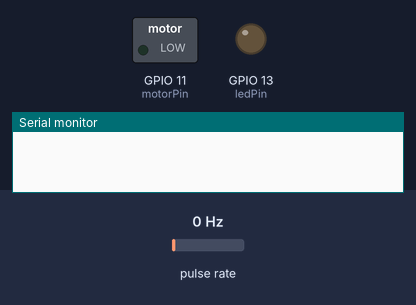
This sketch was run on a simulated ESP32. Parts: switched loads named in the sketch (green lamp = pin HIGH), output pins drawn as LEDs (lit = HIGH), the last lines printed to the serial monitor. Wiring (inferred from the names in the program): pulse sensor: data GPIO 2. Dashed ring = blinking. Inputs (shaded band) come from the test bench; at power-on: pulse rate 0 Hz.

Above: at 0.0 s.
At 2.2 s:
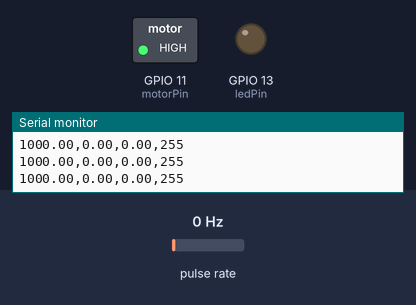
2.3 s: pulse rate (sensor on GPIO 2) set to 4 Hz
At 2.62 s:
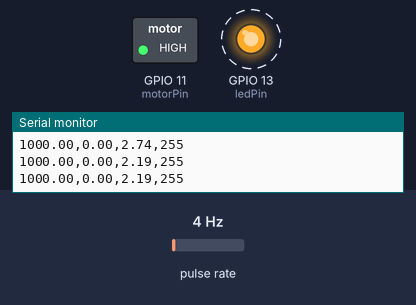
5.3 s: pulse rate (sensor on GPIO 2) set to 50 Hz
Timing chart, 0 to 14.3 s (numbered marks = the images above; inputs shaded):
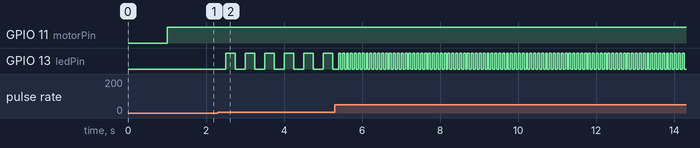

Measured:
- after the input at 2.3 s, GPIO 13 (ledPin): alternates HIGH for 0.25 s and LOW for 0.25 s, starting after 0.20 s
- after the input at 5.3 s, GPIO 13 (ledPin): alternates HIGH for 0.05 s and LOW for 0.05 s, starting after 0.10 s

The sketch:

Motor_Subsystem.ino
```cpp
#include <Arduino.h>

// ==========================
// Motor / encoder parameters
// ==========================
const float Kv       = 400.0f;        // RPM per Volt
const float T        = 0.15f;
const float Npulses  = 70.0f;         // pulses per rev
const float freqToRPM = 60.0f / Npulses;

// PI constants
const float wn   = 1.0f / T;
const float zeta = 1.0f;
const float wo   = 1.0f / T;

const float Kp = (2.0f * zeta * wn / wo - 1.0f) / Kv;
const float KI = (wn * wn) / (Kv * wo);

// ==========================
// Pins
// ==========================
const int encoderPin = 2;    // Hall sensor
const int motorPin   = 11;   // PWM
const int ledPin     = 13;   // status LED

// ==========================
// PWM config (analogWrite)
// ==========================
const int PWM_BITS = 8;         // 8-bit (0–255)
const int PWM_MAX  = 255;       // max for analogWrite
const int PWM_FREQ = 20000;     // 20 kHz motor PWM

// ==========================
// Measurement/control vars
// ==========================
volatile uint32_t pulseCount = 0;
volatile uint32_t lastPulseMicros = 0;

float setRPM = 1000.0f;
float measRPM = 0.0f;
float filtRPM = 0.0f;

float error = 0.0f;
float intError = 0.0f;

unsigned long lastMeasMicros = 0;
unsigned long lastLoopMicros = 0;

const unsigned long MEAS_PERIOD_US = 50000;     // 50 ms
const unsigned long STALL_TIMEOUT_US = 300000;  // 0.3 s stall detect

// ==========================
// Interrupt routine
// ==========================
void IRAM_ATTR encoderISR() {
    pulseCount++;
    lastPulseMicros = micros();
}

// ==========================
// Setup
// ==========================
void setup() {
    delay(1000);

    Serial.begin(115200);

    pinMode(encoderPin, INPUT_PULLUP);
    pinMode(ledPin, OUTPUT);

    attachInterrupt(digitalPinToInterrupt(encoderPin), encoderISR, RISING);

    // Set up analogWrite() behaviour
    analogWriteResolution(motorPin, PWM_BITS);
    analogWriteFrequency(motorPin, PWM_FREQ);

    analogWrite(motorPin, 0);

    lastMeasMicros = micros();
    lastLoopMicros = micros();

    Serial.println("Starting clean analogWrite Hall RPM PI controller...");
}

// ==========================
// Main loop
// ==========================
void loop() {
    unsigned long now = micros();
    float dt = (now - lastLoopMicros) * 1e-6f;
    lastLoopMicros = now;

    if (dt > 0.1f) dt = 0.1f;

    // ------------------------------
    // 1. RPM measurement (every 50ms)
    // ------------------------------
    if (now - lastMeasMicros >= MEAS_PERIOD_US) {
        lastMeasMicros += MEAS_PERIOD_US;

        static uint32_t lastCount = 0;
        uint32_t countNow = pulseCount;
        uint32_t pulses = countNow - lastCount;
        lastCount = countNow;

        float windowSec = MEAS_PERIOD_US * 1e-6f;
        float freq = pulses / windowSec;

        measRPM = freq * freqToRPM;

        if (now - lastPulseMicros > STALL_TIMEOUT_US)
            measRPM = 0.0f;

        // low-pass filter
        const float alpha = 0.2f;
        filtRPM = alpha * measRPM + (1.0f - alpha) * filtRPM;

        if (pulses > 0)
            digitalWrite(ledPin, !digitalRead(ledPin)); // pulse activity blink
    }

    // ------------------------------
    // 2. PI control
    // ------------------------------
    error = setRPM - filtRPM;

    intError += KI * error * dt;
    if (intError > 1.0f) intError = 1.0f;
    if (intError < 0.0f) intError = 0.0f;

    float u = Kp * error + intError;
    if (u > 1.0f) u = 1.0f;
    if (u < 0.0f) u = 0.0f;

    int pwmVal = (int)(u * PWM_MAX);
    analogWrite(motorPin, pwmVal);

    // ------------------------------
    // 3. Serial plotter output
    // ------------------------------
    static unsigned long lastPrint = 0;
    if (now - lastPrint >= 10000) {
        lastPrint = now;
        Serial.print(setRPM);
        Serial.print(",");
        Serial.print(measRPM);
        Serial.print(",");
        Serial.print(filtRPM);
        Serial.print(",");
        Serial.println(pwmVal);
    }
}
```
